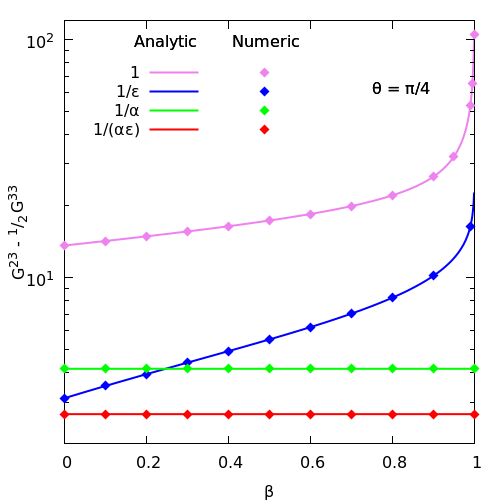

Generate this figure with gnuplot:
#
 
set terminal pngcairo enhanced size 7in, 7in 
set output 'bubble-beta23.png'

set multiplot

set ylabel "G^{23} - ^1/@_2  G^{33}"
set xlabel "{/Symbol b}"
set format y "10^{%T}"

set style line 1 lt 1 lw 2 pt 13 ps 1.2 lc rgb "red" 
set style line 2 lt 1 lw 2 pt 13 ps 1.2 lc rgb "green" 
set style line 3 lt 1 lw 2 pt 13 ps 1.2 lc rgb "blue" 
set style line 4 lt 1 lw 2 pt 13 ps 1.2 lc rgb "violet" 

set xrange [0:1]
set yrange [2:120]

set logscale y

#-----------------------------------------------------------------------------
set origin 0,0
set key at graph 0.35,0.9
set label "Analytic       Numeric" at graph 0.17, 0.95 left 
set label "{/Symbol q} = {/Symbol p}/4" at graph 0.75, 0.84 left 
#set label "{/Symbol q} = Pi/4" at graph 0.67, 0.85 left 
plot   \
  'math23beta.dat' u 1:5 w l ls 4 t '1',\
  'math23beta.dat' u 1:4 w l ls 3 t '1/{/Symbol e}',\
  'math23beta.dat' u 1:3 w l ls 2 t '1/{/Symbol a}',\
  'math23beta.dat' u 1:2 w l ls 1 t '1/{/Symbol (ae)}'

#-----------------------------------------------------------------------------
set origin 0,0
set xlabel " "
set ylabel " "
#set xtics -1,10, 100
#set ytics -1,200,1000
set format y "\  "
set format x "\ "
unset border
set key at graph 0.57,0.9

plot \
  'sfcalcres/beta2300.dat' u 1:2 w p ls 4 t ' ',\
  'sfcalcres/beta2301.dat' u 1:2 w p ls 3 t ' ',\
  'sfcalcres/beta2310.dat' u 1:2 w p ls 2 t ' ',\
  'sfcalcres/beta2311.dat' u 1:2 w p ls 1 t ' '
